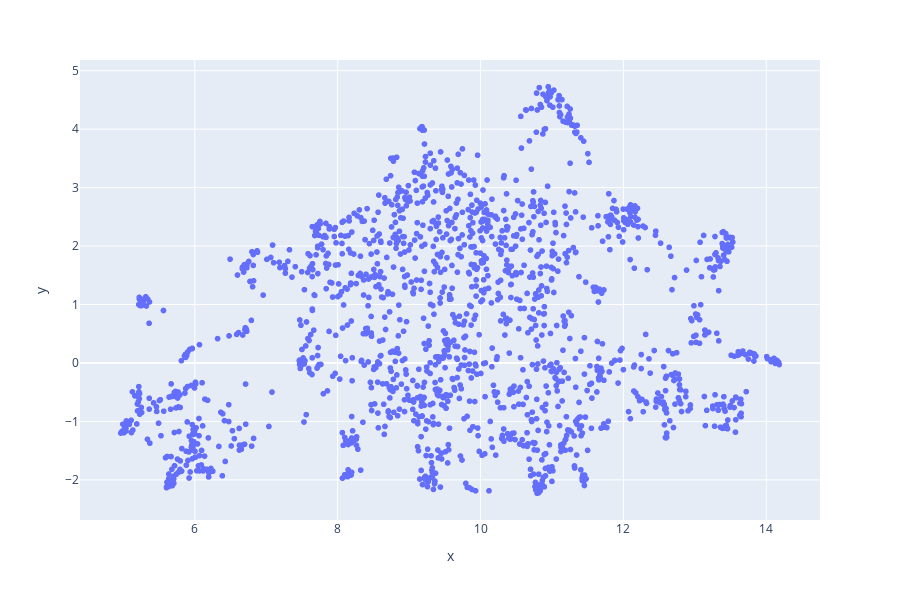

The code cell stored with this chart in its notebook:
### Code cell
fig= px.scatter(x=text_reduced[:, 0], y=text_reduced[:, 1], height=600, hover_name=[n[:100] for n in text_news])
fig.show()

### Figure 1 — Plotly figure (JSON) as saved in the notebook; plotly's stock layout.template omitted (floating-point values rounded to 4 significant figures; data arrays with more than 128 entries replaced by an {"elided": "..."} marker saying what was removed)
{"data": [{"hovertemplate": "<b>%{hovertext}</b><br><br>x=%{x}<br>y=%{y}<extra></extra>", "hovertext": {"elided": "1708 str values"}, "legendgroup": "", "marker": {"color": "#636efa", "symbol": "circle"}, "mode": "markers", "name": "", "showlegend": false, "type": "scattergl", "x": {"elided": "1708 float values"}, "xaxis": "x", "y": {"elided": "1708 float values"}, "yaxis": "y"}], "layout": {"height": 600, "legend": {"tracegroupgap": 0}, "margin": {"t": 60}, "xaxis": {"anchor": "y", "domain": [0, 1], "title": {"text": "x"}}, "yaxis": {"anchor": "x", "domain": [0, 1], "title": {"text": "y"}}}}
